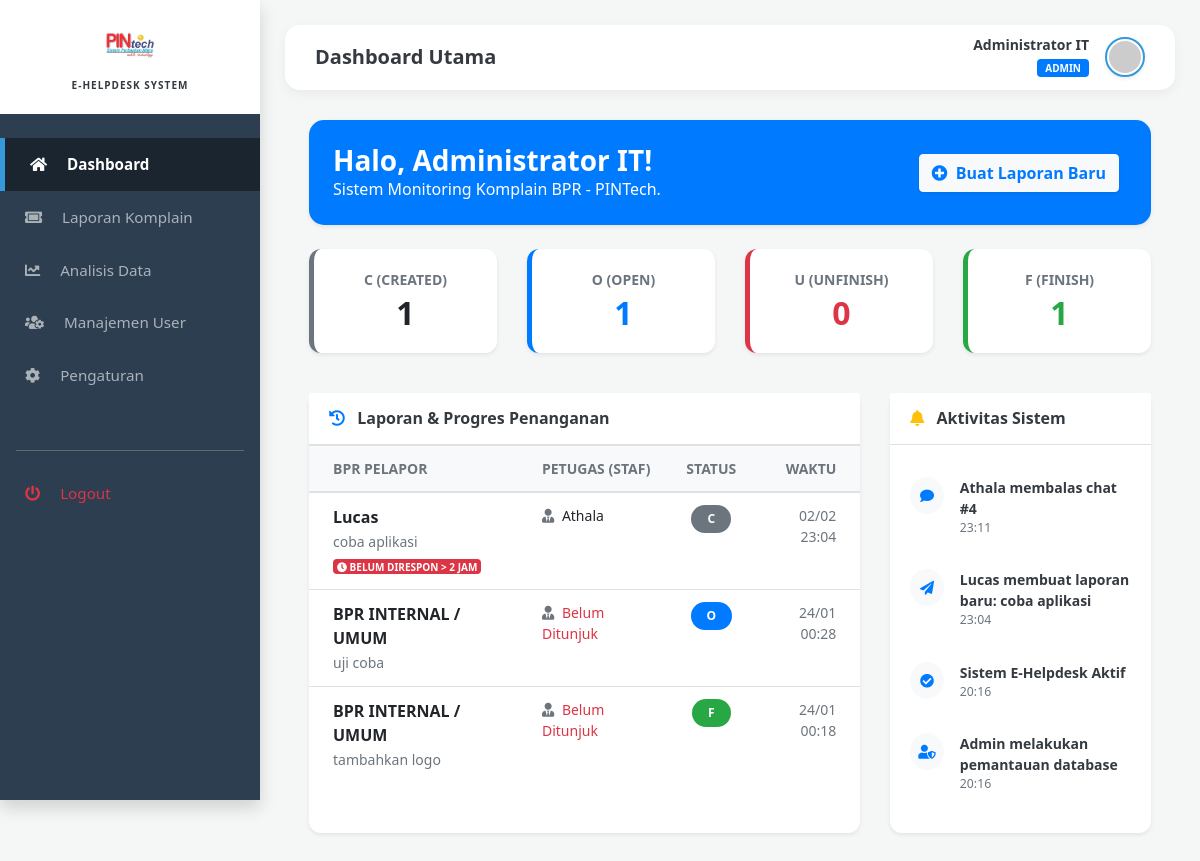
The app's page /dashboard.php (signed in) with its own data.
### tables this page shows
CREATE TABLE `chat` (
  `id_chat` int(11) NOT NULL,
  `id_bpr` int(11) DEFAULT NULL,
  `id_pegawai` int(11) DEFAULT NULL,
  `judul_masalah` varchar(200) DEFAULT NULL,
  `foto` varchar(255) DEFAULT NULL,
  `status` enum('C','O','U','F') DEFAULT 'C',
  `timestamp` datetime DEFAULT current_timestamp()
);

CREATE TABLE `bpr` (
  `id_bpr` int(11) NOT NULL,
  `nama_bpr` varchar(100) DEFAULT NULL,
  `username` varchar(50) DEFAULT NULL,
  `password` varchar(255) DEFAULT NULL,
  `id_pegawai` int(11) DEFAULT NULL,
  `email` varchar(100) DEFAULT NULL,
  `status_akun` enum('pending','aktif') DEFAULT 'pending'
);

CREATE TABLE `pegawai` (
  `id_pegawai` int(11) NOT NULL,
  `nama` varchar(100) DEFAULT NULL,
  `role` enum('admin','pegawai','supervisor') DEFAULT NULL,
  `username` varchar(50) DEFAULT NULL,
  `password` varchar(255) DEFAULT NULL,
  `status_akun` enum('pending','aktif') DEFAULT 'aktif'
);

CREATE TABLE `activity_log` (
  `id_log` int(11) NOT NULL,
  `keterangan` text DEFAULT NULL,
  `icon` varchar(50) DEFAULT NULL,
  `warna` varchar(20) DEFAULT NULL,
  `timestamp` datetime DEFAULT current_timestamp()
);

### dashboard.php (the view, shortened to what this page needs)
<?php
include 'config.php';
include 'menu.php';
$id_user = $_SESSION['id_user'];
$role = $_SESSION['role'];
$filter_kpi = ($role == 'bpr') ? "WHERE id_bpr = '$id_user'" : "";
$res_c = mysqli_fetch_assoc(mysqli_query($conn, "SELECT COUNT(*) as total FROM chat $filter_kpi " . ($filter_kpi ? "AND" : "WHERE") . " status='C'"))['total'];
$res_o = mysqli_fetch_assoc(mysqli_query($conn, "SELECT COUNT(*) as total FROM chat $filter_kpi " . ($filter_kpi ? "AND" : "WHERE") . " status='O'"))['total'];
$res_u = mysqli_fetch_assoc(mysqli_query($conn, "SELECT COUNT(*) as total FROM chat $filter_kpi " . ($filter_kpi ? "AND" : "WHERE") . " status='U'"))['total'];
$res_f = mysqli_fetch_assoc(mysqli_query($conn, "SELECT COUNT(*) as total FROM chat $filter_kpi " . ($filter_kpi ? "AND" : "WHERE") . " status='F'"))['total'];
?>
<div class="container-fluid px-4">
    <div class="row mb-4">
        <div class="col-md-12">
            <div class="card bg-primary text-white p-4 border-0 shadow-sm" style="border-radius: 15px;">
                <div class="d-flex justify-content-between align-items-center flex-wrap">
                    <div>
                        <h3 class="mb-0 font-weight-bold text-white">Halo, <?php echo $_SESSION['nama']; ?>!</h3>
                        <p class="mb-0 opacity-75">Sistem Monitoring Komplain BPR - PINTech.</p>
                    </div>
                    <div class="py-2">
                        <button class="btn btn-light font-weight-bold shadow-sm mr-2 text-primary" data-toggle="modal" data-target="#modalLapor">
                            <i class="fas fa-plus-circle mr-1"></i> Buat Laporan Baru
                        </button>
                    </div>
                </div>
            </div>
        </div>
    </div>
    <div class="row mb-4 text-center">
        <div class="col-md-3 mb-3">
            <div class="card border-0 shadow-sm h-100" style="border-radius: 12px; border-left: 5px solid #6c757d !important;">
                <div class="card-body">
                    <div class="text-muted small font-weight-bold text-uppercase mb-1">C (Created)</div>
                    <h2 class="font-weight-bold mb-0"><?php echo $res_c; ?></h2>
                </div>
            </div>
        </div>
        <div class="col-md-3 mb-3">
            <div class="card border-0 shadow-sm h-100" style="border-radius: 12px; border-left: 5px solid #007bff !important;">
                <div class="card-body text-primary">
                    <div class="text-muted small font-weight-bold text-uppercase mb-1">O (Open)</div>
                    <h2 class="font-weight-bold mb-0"><?php echo $res_o; ?></h2>
                </div>
            </div>
        </div>
        <div class="col-md-3 mb-3">
            <div class="card border-0 shadow-sm h-100" style="border-radius: 12px; border-left: 5px solid #dc3545 !important;">
                <div class="card-body text-danger">
                    <div class="text-muted small font-weight-bold text-uppercase mb-1">U (Unfinish)</div>
                    <h2 class="font-weight-bold mb-0"><?php echo $res_u; ?></h2>
                </div>
            </div>
        </div>
        <div class="col-md-3 mb-3">
            <div class="card border-0 shadow-sm h-100" style="border-radius: 12px; border-left: 5px solid #28a745 !important;">
                <div class="card-body text-success">
                    <div class="text-muted small font-weight-bold text-uppercase mb-1">F (Finish)</div>
                    <h2 class="font-weight-bold mb-0"><?php echo $res_f; ?></h2>
                </div>
            </div>
        </div>
    </div>
    <div class="row">
        <div class="col-md-8 mb-4">
            <div class="card shadow-sm border-0 h-100" style="border-radius: 12px;">
                <div class="card-header bg-white py-3">
                    <h6 class="m-0 font-weight-bold text-dark"><i class="fas fa-history mr-2 text-primary"></i> Laporan & Progres Penanganan</h6>
                </div>
                <div class="card-body p-0">
                    <div class="table-responsive">
                        <table class="table table-hover mb-0">
                            <thead class="bg-light">
                                <tr class="small text-muted text-uppercase">
                                    <th class="pl-4"><?php echo ($role == 'bpr') ? 'Masalah' : 'BPR Pelapor'; ?></th>
                                    <th>Petugas (Staf)</th>
                                    <th class="text-center">Status</th>
                                    <th class="text-right pr-4">Waktu</th>
                                </tr>
                            </thead>
                            <tbody>
                                <?php
                                if($role == 'bpr') {
                                    $sql = "SELECT chat.*, bpr.nama_bpr, pegawai.nama as nama_staf
                                            FROM chat
                                            JOIN bpr ON chat.id_bpr = bpr.id_bpr
                                            LEFT JOIN pegawai ON chat.id_pegawai = pegawai.id_pegawai
                                            WHERE chat.id_bpr = '$id_user'
                                            ORDER BY timestamp DESC LIMIT 10";
                                } else {
                                    $sql = "SELECT chat.*, bpr.nama_bpr, pegawai.nama as nama_staf
                                            FROM chat
                                            JOIN bpr ON chat.id_bpr = bpr.id_bpr
                                            LEFT JOIN pegawai ON chat.id_pegawai = pegawai.id_pegawai
                                            ORDER BY timestamp DESC LIMIT 10";
                                }
                                $chat_res = mysqli_query($conn, $sql);
                                if(mysqli_num_rows($chat_res) > 0){
                                    while($c = mysqli_fetch_array($chat_res)){
                                        $badge = ($c['status']=='C'?'secondary':($c['status']=='O'?'primary':($c['status']=='U'?'danger':'success')));
                                        $notif_sla = "";
                                        if($c['status'] == 'C'){
                                            $waktu_lapor = strtotime($c['timestamp']);
                                            $diff = (time() - $waktu_lapor) / 3600;
                                            if($diff > 2){
                                                $notif_sla = '<br><span class="badge badge-danger small" style="font-size:10px;"><i class="fas fa-clock"></i> BELUM DIRESPON > 2 JAM</span>';
                                            }
                                        }
                                ?>
                                <tr onclick="window.location='detail_chat.php?id=<?php echo $c['id_chat']; ?>'" style="cursor:pointer">
                                    <td class="pl-4">
                                        <strong><?php echo ($role == 'bpr') ? $c['judul_masalah'] : $c['nama_bpr']; ?></strong>
                                        <?php if($role != 'bpr') echo "<br><small class='text-muted'>".$c['judul_masalah']."</small>"; ?>
                                        <?php echo $notif_sla; ?>
                                    </td>
                                    <td class="small">
                                        <i class="fas fa-user-tie text-muted mr-1"></i>
                                        <?php echo $c['nama_staf'] ? $c['nama_staf'] : '<span class="text-danger">Belum Ditunjuk</span>'; ?>
                                    </td>
                                    <td class="text-center">
                                        <span class="badge badge-pill badge-<?php echo $badge; ?> px-3 py-2"><?php echo $c['status']; ?></span>
                                    </td>
                                    <td class="text-right small text-muted pr-4">
                                        <?php echo date('d/m H:i', strtotime($c['timestamp'])); ?>
                                    </td>
                                </tr>
                                <?php } } else { echo "<tr><td colspan='4' class='text-center py-5 text-muted'>Belum ada data komplain.</td></tr>"; } ?>
                            </tbody>
                        </table>
                    </div>
                </div>
            </div>
        </div>
        <div class="col-md-4 mb-4">
            <div class="card shadow-sm border-0 h-100" style="border-radius: 12px;">
                <div class="card-header bg-white py-3">
                    <h6 class="m-0 font-weight-bold text-dark"><i class="fas fa-bell mr-2 text-warning"></i> Aktivitas Sistem</h6>
                </div>
                <div class="card-body overflow-auto" style="max-height: 450px;">
                    <ul class="list-group list-group-flush small">
                        <?php
                        $logs = mysqli_query($conn, "SELECT * FROM activity_log ORDER BY timestamp DESC LIMIT 8");
                        while($l = mysqli_fetch_array($logs)){
                        ?>
                        <li class="list-group-item px-0 border-0 d-flex align-items-start mb-2">
                            <div class="bg-light text-primary p-2 rounded-circle mr-3"><i class="fas <?php echo $l['icon']; ?> fa-fw"></i></div>
                            <div>
                                <div class="font-weight-bold text-dark"><?php echo $l['keterangan']; ?></div>
                                <div class="text-muted small"><?php echo date('H:i', strtotime($l['timestamp'])); ?></div>
                            </div>
                        </li>
                        <?php } ?>
                    </ul>
                </div>
            </div>
        </div>
    </div>
</div>
</body>
</html>

### menu.php (shortened to what this page needs)
<?php
$current_page = basename($_SERVER['PHP_SELF']);
?>
<!DOCTYPE html>
<html lang="id">
<head>
    <link rel="stylesheet" href="https://cdn.jsdelivr.net/npm/bootstrap@4.6.2/dist/css/bootstrap.min.css">
    <link rel="stylesheet" href="https://cdnjs.cloudflare.com/ajax/libs/font-awesome/5.15.4/css/all.min.css">
</head>
<body>
<div class="sidebar shadow">
    <div class="brand-section">
        <img src="assets/img/logo.png" alt="Logo PINtech" class="img-fluid" style="max-height: 50px;">
        <div class="small text-dark font-weight-bold mt-2" style="letter-spacing: 1px; font-size: 10px;">E-HELPDESK SYSTEM</div>
    </div>
    <div class="mt-4">
        <a href="dashboard.php" class="<?php echo ($current_page == 'dashboard.php') ? 'active' : ''; ?>">
            <i class="fas fa-home mr-3"></i> Dashboard
        </a>
        <a href="data_komplain.php" class="<?php echo ($current_page == 'data_komplain.php' || $current_page == 'detail_chat.php') ? 'active' : ''; ?>">
            <i class="fas fa-ticket-alt mr-3"></i> Laporan Komplain
        </a>
        <a href="analisis_data.php" class="<?php echo ($current_page == 'analisis_data.php') ? 'active' : ''; ?>">
            <i class="fas fa-chart-line mr-3"></i> Analisis Data
        </a>
        <?php if($_SESSION['role'] == 'admin'): ?>
            <a href="approve_user.php" class="<?php echo ($current_page == 'approve_user.php') ? 'active' : ''; ?>">
                <i class="fas fa-users-cog mr-3"></i> Manajemen User
            </a>
        <?php endif; ?>
        <a href="pengaturan.php" class="<?php echo ($current_page == 'pengaturan.php') ? 'active' : ''; ?>">
            <i class="fas fa-cog mr-3"></i> Pengaturan
        </a>
        <hr class="bg-secondary mx-3 mt-5 opacity-25">
        <a href="logout.php" class="text-danger mt-2">
            <i class="fas fa-power-off mr-3"></i> Logout
        </a>
    </div>
</div>
<div class="main-content">
    <div class="top-navbar d-flex justify-content-between align-items-center">
        <div>
            <h5 class="mb-0 font-weight-bold text-dark">
                <?php
                    if($current_page == 'dashboard.php') echo "Dashboard Utama";
                    elseif($current_page == 'data_komplain.php') echo "Daftar Laporan";
                    elseif($current_page == 'analisis_data.php') echo "Analisis Statistik";
                    elseif($current_page == 'pengaturan.php') echo "Pengaturan Akun";
                    else echo "Sistem Helpdesk";
                ?>
            </h5>
        </div>
        <div class="d-flex align-items-center">
            <div class="text-right mr-3 d-none d-md-block">
                <div class="font-weight-bold text-dark small" style="line-height: 1.2;"><?php echo $_SESSION['nama']; ?></div>
                <span class="badge badge-primary px-2 py-1" style="font-size: 10px;"><?php echo strtoupper($_SESSION['role']); ?></span>
            </div>
            <div class="dropdown">
                <img src="https://ui-avatars.com/api/?name=<?php echo $_SESSION['nama']; ?>&background=random&color=fff"
                     class="rounded-circle user-avatar shadow-sm"
                     data-toggle="dropdown"
                     style="cursor:pointer"
                     alt="User">
            </div>
        </div>
    </div>

### menu.php (style rules this page uses)
:root { --sidebar-width: 260px; --primary-color: #3498db; --dark-bg: #2c3e50; }
body { background-color: #f4f7f6; font-family: 'Segoe UI', Tahoma, Geneva, Verdana, sans-serif; overflow-x: hidden; }
.sidebar { width: var(--sidebar-width); position: fixed; height: 100vh; background: var(--dark-bg); color: white; transition: 0.3s; z-index: 1000; }
.sidebar .brand-section { padding: 20px; text-align: center; border-bottom: 1px solid rgba(255,255,255,0.1); background: #fff; }
.sidebar a { color: rgba(255,255,255,0.6); padding: 15px 25px; display: block; text-decoration: none; transition: 0.2s; font-size: 0.95rem; }
.sidebar a.active { background: #1a252f; color: white; border-left: 5px solid var(--primary-color); font-weight: bold; }
.main-content { margin-left: var(--sidebar-width); padding: 25px; min-height: 100vh; }
.top-navbar { background: white; padding: 12px 30px; box-shadow: 0 4px 12px rgba(0,0,0,0.05); margin-bottom: 30px; border-radius: 15px; }
.user-avatar { width: 40px; height: 40px; object-fit: cover; border: 2px solid var(--primary-color); padding: 2px; }

### records on screen
chat: id_bpr.nama_bpr "Lucas", judul_masalah "coba aplikasi", shows "BELUM DIRESPON > 2 JAM", id_pegawai.nama "Athala", status "C", timestamp "02/02 23:04"
chat: id_bpr.nama_bpr "BPR INTERNAL / UMUM", judul_masalah "uji coba", shows "Belum Ditunjuk", status "O", timestamp "24/01 00:28"
chat: id_bpr.nama_bpr "BPR INTERNAL / UMUM", judul_masalah "tambahkan logo", shows "Belum Ditunjuk", status "F", timestamp "24/01 00:18"
activity_log: keterangan "Athala membalas chat #4", timestamp "23:11"
activity_log: keterangan "Lucas membuat laporan baru: coba aplikasi", timestamp "23:04"
activity_log: keterangan "Sistem E-Helpdesk Aktif", timestamp "20:16"
activity_log: keterangan "Admin melakukan pemantauan database", timestamp "20:16"

### other values on screen
$_SESSION['nama'] "Administrator IT"
$_SESSION['role'] "ADMIN"
$res_c "1"
$res_o "1"
$res_u "0"
$res_f "1"
